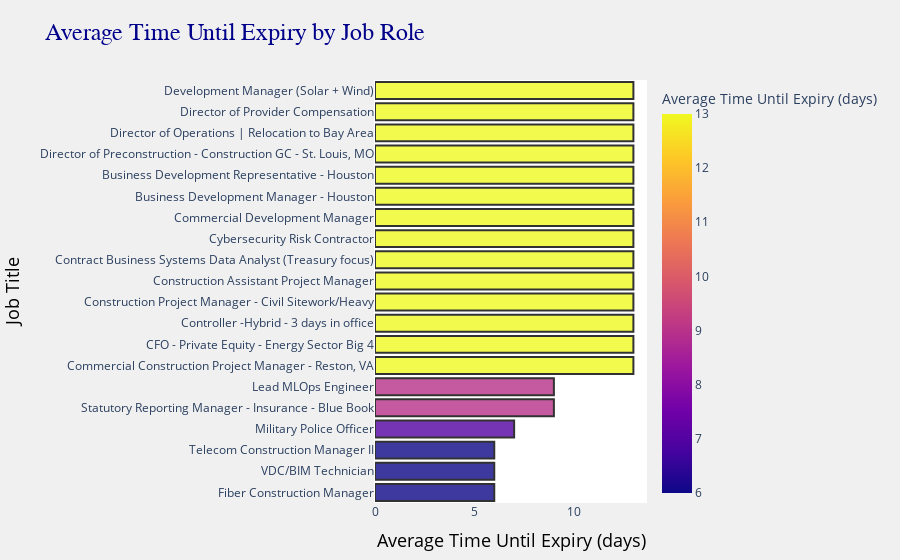

Notebook code cell kept with this figure:
### Code cell
import pandas as pd
import plotly.express as px

# Create an interactive bar chart
fig = px.bar(
    avg_time_to_fill_by_title.head(20),  # Show top 20 roles
    x='time_until_expiry',
    y='title',
    title='Average Time Until Expiry by Job Role',
    labels={'time_until_expiry': 'Average Time Until Expiry (days)', 'title': 'Job Title'},
    hover_data={'time_until_expiry': True},  # Show time until expiry on hover
    color='time_until_expiry',  # Color by time until expiry for visual emphasis
    color_continuous_scale=px.colors.sequential.Plasma,  # Change color scale to Plasma
)

# Update layout for better aesthetics
fig.update_layout(
    title_font=dict(size=24, color='darkblue', family='Arial Black'),  # Title font customization
    xaxis_title_font=dict(size=18, color='black'),  # X-axis title font
    yaxis_title_font=dict(size=18, color='black'),  # Y-axis title font
    legend_title_font=dict(size=16),  # Legend title font
    margin=dict(l=40, r=40, t=80, b=40),  # Margins for better spacing
    paper_bgcolor='rgba(240, 240, 240, 1)',  # Light grey background
    plot_bgcolor='rgba(255, 255, 255, 1)',  # White plot background
)

# Customize the bar mode and opacity
fig.update_traces(
    marker=dict(line=dict(width=2, color='black'), opacity=0.8)  # Add borders and set opacity
)

# Show the figure
fig.show()

### Figure 1 — Plotly figure (JSON) as saved in the notebook; plotly's stock layout.template omitted (floating-point values rounded to 4 significant figures)
{"data": [{"alignmentgroup": "True", "hovertemplate": "Average Time Until Expiry (days)=%{marker.color}<br>Job Title=%{y}<extra></extra>", "legendgroup": "", "marker": {"color": [6, 6, 6, 7, 9, 9, 13, 13, 13, 13, 13, 13, 13, 13, 13, 13, 13, 13, 13, 13], "coloraxis": "coloraxis", "line": {"color": "black", "width": 2}, "opacity": 0.8, "pattern": {"shape": ""}}, "name": "", "offsetgroup": "", "orientation": "h", "showlegend": false, "textposition": "auto", "type": "bar", "x": [6, 6, 6, 7, 9, 9, 13, 13, 13, 13, 13, 13, 13, 13, 13, 13, 13, 13, 13, 13], "xaxis": "x", "y": ["Fiber Construction Manager", "VDC/BIM Technician", "Telecom Construction Manager II", "Military Police Officer", "Statutory Reporting Manager - Insurance - Blue Book", "Lead MLOps Engineer", "Commercial Construction Project Manager - Reston, VA", "CFO - Private Equity - Energy Sector Big 4", "Controller -Hybrid - 3 days in office", "Construction Project Manager - Civil Sitework/Heavy", "Construction Assistant Project Manager", "Contract Business Systems Data Analyst (Treasury focus)", "Cybersecurity Risk Contractor", "Commercial Development Manager", "Business Development Manager - Houston", "Business Development Representative - Houston", "Director of Preconstruction - Construction GC - St. Louis, MO", "Director of Operations | Relocation to Bay Area", "Director of Provider Compensation", "Development Manager (Solar + Wind)"], "yaxis": "y"}], "layout": {"barmode": "relative", "coloraxis": {"colorbar": {"title": {"text": "Average Time Until Expiry (days)"}}, "colorscale": [[0, "#0d0887"], [0.1111, "#46039f"], [0.2222, "#7201a8"], [0.3333, "#9c179e"], [0.4444, "#bd3786"], [0.5556, "#d8576b"], [0.6667, "#ed7953"], [0.7778, "#fb9f3a"], [0.8889, "#fdca26"], [1, "#f0f921"]]}, "legend": {"title": {"font": {"size": 16}}, "tracegroupgap": 0}, "margin": {"b": 40, "l": 40, "r": 40, "t": 80}, "paper_bgcolor": "rgba(240, 240, 240, 1)", "plot_bgcolor": "rgba(255, 255, 255, 1)", "title": {"font": {"color": "darkblue", "family": "Arial Black", "size": 24}, "text": "Average Time Until Expiry by Job Role"}, "xaxis": {"anchor": "y", "domain": [0, 1], "title": {"font": {"color": "black", "size": 18}, "text": "Average Time Until Expiry (days)"}}, "yaxis": {"anchor": "x", "domain": [0, 1], "title": {"font": {"color": "black", "size": 18}, "text": "Job Title"}}}}
